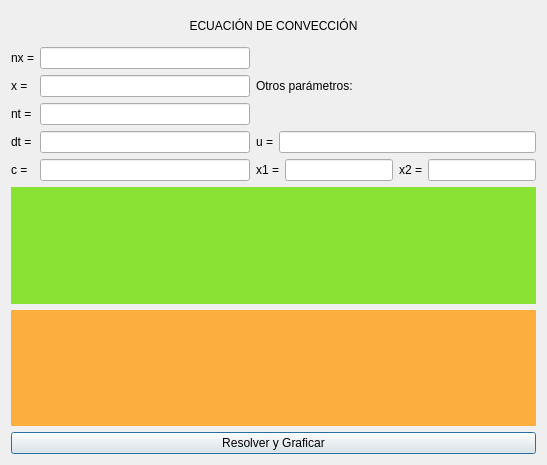
<?xml version="1.0" encoding="UTF-8"?>
<ui version="4.0">
 <class>Dialog</class>
 <widget class="QDialog" name="Dialog">
  <property name="geometry">
   <rect>
    <x>0</x>
    <y>0</y>
    <width>547</width>
    <height>465</height>
   </rect>
  </property>
  <property name="windowTitle">
   <string>Graficadora</string>
  </property>
  <layout class="QGridLayout" name="gridLayout">
   <item row="0" column="0">
    <layout class="QVBoxLayout" name="verticalLayout_5">
     <item>
      <widget class="QLabel" name="label">
       <property name="maximumSize">
        <size>
         <width>16777215</width>
         <height>30</height>
        </size>
       </property>
       <property name="layoutDirection">
        <enum>Qt::LeftToRight</enum>
       </property>
       <property name="text">
        <string>ECUACIÓN DE CONVECCIÓN</string>
       </property>
       <property name="alignment">
        <set>Qt::AlignCenter</set>
       </property>
      </widget>
     </item>
     <item>
      <layout class="QHBoxLayout" name="horizontalLayout_6">
       <item>
        <layout class="QHBoxLayout" name="horizontalLayout">
         <item>
          <layout class="QVBoxLayout" name="verticalLayout_2">
           <item>
            <widget class="QLabel" name="label_2">
             <property name="text">
              <string>nx =</string>
             </property>
            </widget>
           </item>
           <item>
            <widget class="QLabel" name="label_3">
             <property name="text">
              <string>x =</string>
             </property>
            </widget>
           </item>
           <item>
            <widget class="QLabel" name="label_4">
             <property name="text">
              <string>nt =</string>
             </property>
            </widget>
           </item>
           <item>
            <widget class="QLabel" name="label_5">
             <property name="text">
              <string>dt =</string>
             </property>
            </widget>
           </item>
           <item>
            <widget class="QLabel" name="label_6">
             <property name="text">
              <string>c =</string>
             </property>
            </widget>
           </item>
          </layout>
         </item>
         <item>
          <layout class="QVBoxLayout" name="verticalLayout">
           <item>
            <widget class="QLineEdit" name="line01nx"/>
           </item>
           <item>
            <widget class="QLineEdit" name="line02x"/>
           </item>
           <item>
            <widget class="QLineEdit" name="line03nt"/>
           </item>
           <item>
            <widget class="QLineEdit" name="line04dt"/>
           </item>
           <item>
            <widget class="QLineEdit" name="line05c"/>
           </item>
          </layout>
         </item>
        </layout>
       </item>
       <item>
        <layout class="QVBoxLayout" name="verticalLayout_4">
         <item>
          <widget class="QLabel" name="label_8">
           <property name="text">
            <string>Otros parámetros:</string>
           </property>
          </widget>
         </item>
         <item>
          <layout class="QVBoxLayout" name="verticalLayout_3">
           <item>
            <layout class="QHBoxLayout" name="horizontalLayout_4">
             <item>
              <widget class="QLabel" name="label_7">
               <property name="text">
                <string>u =</string>
               </property>
              </widget>
             </item>
             <item>
              <widget class="QLineEdit" name="line06u"/>
             </item>
            </layout>
           </item>
           <item>
            <layout class="QHBoxLayout" name="horizontalLayout_5">
             <item>
              <layout class="QHBoxLayout" name="horizontalLayout_2">
               <item>
                <widget class="QLabel" name="label_9">
                 <property name="text">
                  <string>x1 =</string>
                 </property>
                </widget>
               </item>
               <item>
                <widget class="QLineEdit" name="line07x1"/>
               </item>
              </layout>
             </item>
             <item>
              <layout class="QHBoxLayout" name="horizontalLayout_3">
               <item>
                <widget class="QLabel" name="label_10">
                 <property name="text">
                  <string>x2 =</string>
                 </property>
                </widget>
               </item>
               <item>
                <widget class="QLineEdit" name="line08x2"/>
               </item>
              </layout>
             </item>
            </layout>
           </item>
          </layout>
         </item>
        </layout>
       </item>
      </layout>
     </item>
     <item>
      <widget class="QLabel" name="labelResponse01">
       <property name="styleSheet">
        <string notr="true">background-color: rgb(138, 226, 52);</string>
       </property>
       <property name="text">
        <string/>
       </property>
       <property name="alignment">
        <set>Qt::AlignCenter</set>
       </property>
      </widget>
     </item>
     <item>
      <widget class="QLabel" name="labelResponse02">
       <property name="styleSheet">
        <string notr="true">background-color: rgb(252, 175, 62);</string>
       </property>
       <property name="text">
        <string/>
       </property>
       <property name="alignment">
        <set>Qt::AlignCenter</set>
       </property>
      </widget>
     </item>
     <item>
      <widget class="QPushButton" name="push02Graficar">
       <property name="text">
        <string>Resolver y Graficar</string>
       </property>
      </widget>
     </item>
    </layout>
   </item>
  </layout>
 </widget>
 <resources/>
 <connections/>
</ui>
